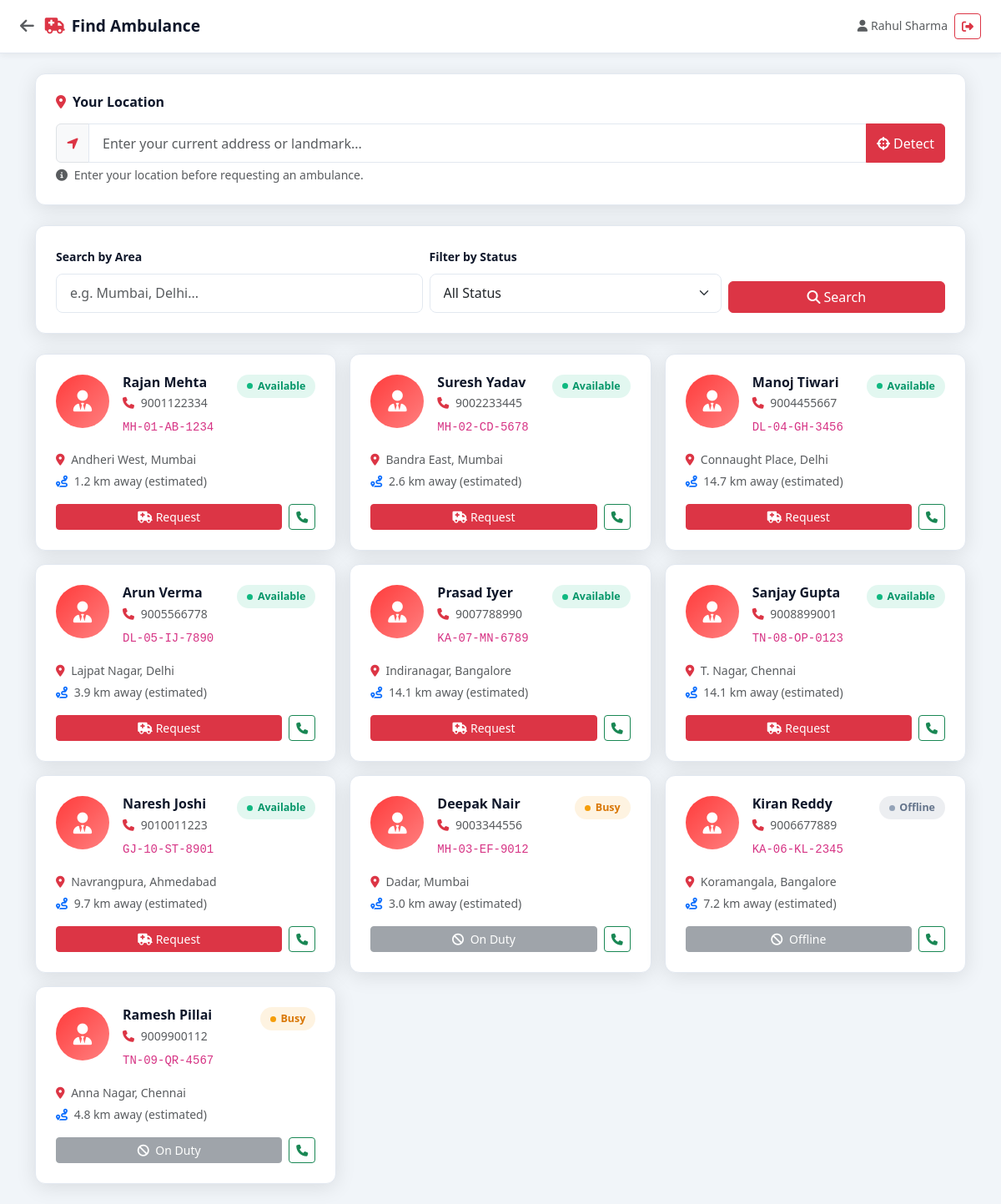
Screenshot of /user/ambulances.php (signed in) with the database file from the repository.
### tables this page shows
CREATE TABLE IF NOT EXISTS ambulances (
    id          INT AUTO_INCREMENT PRIMARY KEY,
    driver_name VARCHAR(100)  NOT NULL,
    phone       VARCHAR(20)   NOT NULL,
    vehicle_no  VARCHAR(30)   NOT NULL,
    area        VARCHAR(150)  NOT NULL,
    latitude    DECIMAL(10,8) NOT NULL DEFAULT 0.00000000,
    longitude   DECIMAL(11,8) NOT NULL DEFAULT 0.00000000,
    status      ENUM('available','busy','offline') NOT NULL DEFAULT 'available',
    created_at  TIMESTAMP DEFAULT CURRENT_TIMESTAMP
);

### user/ambulances.php (the view, shortened to what this page needs)
<?php
$userName = $_SESSION['user_name'];
$db       = getDB();
$areaFilter   = trim($_GET['area'] ?? '');
$sql = "SELECT * FROM ambulances WHERE 1=1";
$sql .= " ORDER BY status='available' DESC, id ASC";
$stmt = $db->prepare($sql);
$stmt->execute();
$ambulances = $stmt->get_result();
?>
<!DOCTYPE html>
<html lang="en">
<head>
    <link href="https://cdn.jsdelivr.net/npm/bootstrap@5.3.2/dist/css/bootstrap.min.css" rel="stylesheet">
    <link href="https://cdnjs.cloudflare.com/ajax/libs/font-awesome/6.5.0/css/all.min.css" rel="stylesheet">
    <link href="../assets/css/style.css" rel="stylesheet">
</head>
<body class="user-layout">
<div class="user-topbar">
    <div class="user-topbar-brand">
        <a href="dashboard.php" class="text-decoration-none text-dark">
            <i class="fas fa-arrow-left me-2 text-muted"></i>
        </a>
        <i class="fas fa-ambulance text-danger me-2"></i>Find Ambulance
    </div>
    <div class="d-flex align-items-center gap-2">
        <span class="text-muted small d-none d-md-inline">
            <i class="fas fa-user me-1"></i><?= htmlspecialchars($userName) ?>
        </span>
        <a href="../logout.php" class="btn btn-outline-danger btn-sm">
            <i class="fas fa-sign-out-alt"></i>
        </a>
    </div>
</div>
<div class="container py-4">
    <div class="card-custom mb-4">
        <div class="card-custom-body">
            <h6 class="fw-700 mb-3"><i class="fas fa-map-marker-alt text-danger me-2"></i>Your Location</h6>
            <div class="input-group">
                <span class="input-group-text"><i class="fas fa-location-arrow text-danger"></i></span>
                <input type="text" id="userLocation" class="form-control"
                       placeholder="Enter your current address or landmark..."
                       value="<?= htmlspecialchars($_POST['location'] ?? '') ?>">
                <button class="btn btn-danger" onclick="detectLocation()">
                    <i class="fas fa-crosshairs me-1"></i>Detect
                </button>
            </div>
            <small class="text-muted mt-1 d-block">
                <i class="fas fa-info-circle me-1"></i>
                Enter your location before requesting an ambulance.
            </small>
        </div>
    </div>
    <div class="card-custom mb-4">
        <div class="card-custom-body">
            <form method="GET" class="row g-2 align-items-end">
                <div class="col-md-5">
                    <label class="form-label small fw-600">Search by Area</label>
                    <input type="text" name="area" class="form-control"
                           placeholder="e.g. Mumbai, Delhi..."
                           value="<?= htmlspecialchars($areaFilter) ?>">
                </div>
                <div class="col-md-4">
                    <label class="form-label small fw-600">Filter by Status</label>
                    <select name="status" class="form-select">
                        <option value="">All Status</option>
                    </select>
                </div>
                <div class="col-md-3">
                    <button type="submit" class="btn btn-danger w-100">
                        <i class="fas fa-search me-1"></i>Search
                    </button>
                </div>
            </form>
        </div>
    </div>
    <div class="row g-3" id="ambulanceGrid">
        <?php if ($ambulances->num_rows > 0): ?>
            <?php while ($amb = $ambulances->fetch_assoc()): ?>
            <div class="col-md-6 col-lg-4 ambulance-card-wrap">
                <div class="ambulance-card">
                    <div class="d-flex align-items-start gap-3 mb-3">
                        <div class="driver-avatar">
                            <i class="fas fa-user-tie"></i>
                        </div>
                        <div class="flex-grow-1">
                            <h6 class="fw-700 mb-1"><?= htmlspecialchars($amb['driver_name']) ?></h6>
                            <div class="text-muted small mb-1">
                                <i class="fas fa-phone me-1 text-danger"></i>
                                <a href="tel:<?= $amb['phone'] ?>" class="text-muted">
                                    <?= htmlspecialchars($amb['phone']) ?>
                                </a>
                            </div>
                            <code class="small"><?= htmlspecialchars($amb['vehicle_no']) ?></code>
                        </div>
                        <span class="status-badge <?= $amb['status'] ?>">
                            <span class="status-dot <?= $amb['status'] ?>"></span>
                            <?= ucfirst($amb['status']) ?>
                        </span>
                    </div>
                    <div class="mb-3">
                        <div class="text-muted small mb-1">
                            <i class="fas fa-map-marker-alt me-1 text-danger"></i>
                            <?= htmlspecialchars($amb['area']) ?>
                        </div>
                        <div class="text-muted small">
                            <i class="fas fa-route me-1 text-primary"></i>
                            <?= number_format(rand(1,15) + rand(0,9)/10, 1) ?> km away (estimated)
                        </div>
                    </div>
                    <div class="d-flex gap-2">
                        <?php if ($amb['status'] === 'available'): ?>
                        <form method="POST" class="flex-grow-1">
                            <button type="submit"
                                    class="btn btn-danger btn-sm w-100"
                                    onclick="syncLocation(<?= $amb['id'] ?>)"
                                    data-amb-id="<?= $amb['id'] ?>">
                                <i class="fas fa-ambulance me-1"></i>Request
                            </button>
                        </form>
                        <?php else: ?>
                        <button class="btn btn-secondary btn-sm flex-grow-1" disabled>
                            <i class="fas fa-ban me-1"></i>
                            <?= $amb['status'] === 'busy' ? 'On Duty' : 'Offline' ?>
                        </button>
                        <?php endif; ?>
                        <a href="tel:<?= $amb['phone'] ?>" class="btn btn-outline-success btn-sm">
                            <i class="fas fa-phone"></i>
                        </a>
                    </div>
                </div>
            </div>
            <?php endwhile; ?>
        <?php endif; ?>
    </div>
</div>
</body>
</html>

### assets/css/style.css (style rules this page uses)
:root { --red: #ff3b3b; --red-dark: #cc0000; --navy: #0f172a; --navy-mid: #1e293b; --white: #ffffff; --light: #f1f5f9; --blue: #2563eb; --blue-dark: #1d4ed8; --text-muted: #64748b; --border: #e2e8f0; --shadow: 0 4px 24px rgba(0,0,0,.10); --shadow-lg: 0 8px 40px rgba(0,0,0,.16); --radius: 12px; --radius-sm: 8px; --transition: all .3s ease; }
*, *::before, *::after { box-sizing: border-box; margin: 0; padding: 0; }
html { scroll-behavior: smooth; }
body { font-family: 'Segoe UI', system-ui, -apple-system, sans-serif; background: var(--light); color: var(--navy); line-height: 1.6; }
a { text-decoration: none; color: inherit; }
.ambulance-card { background: var(--white); border-radius: var(--radius); padding: 1.5rem; box-shadow: var(--shadow); border: 1px solid var(--border); transition: var(--transition); height: 100%; }
.driver-avatar { width: 64px; height: 64px; border-radius: 50%; background: linear-gradient(135deg, var(--red), #ff8080); display: flex; align-items: center; justify-content: center; font-size: 1.6rem; color: var(--white); flex-shrink: 0; }
.status-badge { display: inline-flex; align-items: center; gap: .35rem; padding: .25rem .75rem; border-radius: 50px; font-size: .78rem; font-weight: 600; }
.status-badge.available { background: rgba(16,185,129,.12); color: #059669; }
.status-badge.busy { background: rgba(245,158,11,.12); color: #d97706; }
.status-badge.offline { background: rgba(100,116,139,.12); color: #64748b; }
.status-dot { width: 7px; height: 7px; border-radius: 50%; display: inline-block; }
.status-dot.available { background: #10b981; }
.status-dot.busy { background: #f59e0b; }
.status-dot.offline { background: #94a3b8; }
.user-layout { min-height: 100vh; background: var(--light); }
.user-topbar { background: var(--white); border-bottom: 1px solid var(--border); padding: 1rem 1.5rem; display: flex; align-items: center; justify-content: space-between; position: sticky; top: 0; z-index: 100; box-shadow: 0 2px 8px rgba(0,0,0,.06); }
.user-topbar-brand { font-size: 1.2rem; font-weight: 700; color: var(--navy); }
.form-control, .form-select { border-radius: var(--radius-sm); border: 1.5px solid var(--border); padding: .65rem 1rem; transition: var(--transition); }
.card-custom { background: var(--white); border-radius: var(--radius); box-shadow: var(--shadow); border: 1px solid var(--border); overflow: hidden; }
.card-custom-body { padding: 1.5rem; }
.fw-600 { font-weight: 600 !important; }
.fw-700 { font-weight: 700 !important; }

### rows the page displays
ambulances: driver_name "Rajan Mehta", phone "9001122334", vehicle_no "MH-01-AB-1234", status "Available", area "Andheri West, Mumbai"
ambulances: driver_name "Suresh Yadav", phone "9002233445", vehicle_no "MH-02-CD-5678", status "Available", area "Bandra East, Mumbai"
ambulances: driver_name "Manoj Tiwari", phone "9004455667", vehicle_no "DL-04-GH-3456", status "Available", area "Connaught Place, Delhi"
ambulances: driver_name "Arun Verma", phone "9005566778", vehicle_no "DL-05-IJ-7890", status "Available", area "Lajpat Nagar, Delhi"
ambulances: driver_name "Prasad Iyer", phone "9007788990", vehicle_no "KA-07-MN-6789", status "Available", area "Indiranagar, Bangalore"
ambulances: driver_name "Sanjay Gupta", phone "9008899001", vehicle_no "TN-08-OP-0123", status "Available", area "T. Nagar, Chennai"
ambulances: driver_name "Naresh Joshi", phone "9010011223", vehicle_no "GJ-10-ST-8901", status "Available", area "Navrangpura, Ahmedabad"
ambulances: driver_name "Deepak Nair", phone "9003344556", vehicle_no "MH-03-EF-9012", status "Busy", area "Dadar, Mumbai", shows "On Duty"
ambulances: driver_name "Kiran Reddy", phone "9006677889", vehicle_no "KA-06-KL-2345", status "Offline", area "Koramangala, Bangalore"
ambulances: driver_name "Ramesh Pillai", phone "9009900112", vehicle_no "TN-09-QR-4567", status "Busy", area "Anna Nagar, Chennai", shows "On Duty"

### other values shown
$userName "Rahul Sharma"
